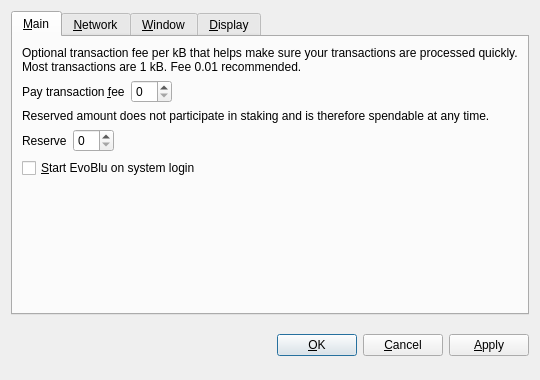
<?xml version="1.0" encoding="UTF-8"?>
<ui version="4.0">
 <class>OptionsDialog</class>
 <widget class="QDialog" name="OptionsDialog">
  <property name="geometry">
   <rect>
    <x>0</x>
    <y>0</y>
    <width>540</width>
    <height>380</height>
   </rect>
  </property>
  <property name="windowTitle">
   <string>Options</string>
  </property>
  <property name="modal">
   <bool>true</bool>
  </property>
  <layout class="QVBoxLayout" name="verticalLayout">
   <item>
    <widget class="QTabWidget" name="tabWidget">
     <property name="tabPosition">
      <enum>QTabWidget::North</enum>
     </property>
     <property name="currentIndex">
      <number>0</number>
     </property>
     <widget class="QWidget" name="tabMain">
      <attribute name="title">
       <string>&amp;Main</string>
      </attribute>
      <layout class="QVBoxLayout" name="verticalLayout_Main">
       <item>
        <widget class="QLabel" name="transactionFeeInfoLabel">
         <property name="text">
          <string>Optional transaction fee per kB that helps make sure your transactions are processed quickly. Most transactions are 1 kB. Fee 0.01 recommended.</string>
         </property>
         <property name="textFormat">
          <enum>Qt::PlainText</enum>
         </property>
         <property name="wordWrap">
          <bool>true</bool>
         </property>
        </widget>
       </item>
       <item>
        <layout class="QHBoxLayout" name="horizontalLayoutFee">
         <item>
          <widget class="QLabel" name="transactionFeeLabel">
           <property name="text">
            <string>Pay transaction &amp;fee</string>
           </property>
           <property name="textFormat">
            <enum>Qt::PlainText</enum>
           </property>
           <property name="buddy">
            <cstring>transactionFee</cstring>
           </property>
          </widget>
         </item>
         <item>
          <widget class="BitcoinAmountField" name="transactionFee"/>
         </item>
         <item>
          <spacer name="horizontalSpacerFee">
           <property name="orientation">
            <enum>Qt::Horizontal</enum>
           </property>
           <property name="sizeHint" stdset="0">
            <size>
             <width>40</width>
             <height>20</height>
            </size>
           </property>
          </spacer>
         </item>
        </layout>
       </item>
       <item>
        <widget class="QLabel" name="reserveBalanceInfoLabel">
         <property name="text">
          <string>Reserved amount does not participate in staking and is therefore spendable at any time.</string>
         </property>
         <property name="textFormat">
          <enum>Qt::PlainText</enum>
         </property>
         <property name="wordWrap">
          <bool>true</bool>
         </property>
        </widget>
       </item>
       <item>
        <layout class="QHBoxLayout" name="horizontalLayoutReserveBalance">
         <item>
          <widget class="QLabel" name="reserveBalanceLabel">
           <property name="text">
            <string>Reserve</string>
           </property>
           <property name="textFormat">
            <enum>Qt::PlainText</enum>
           </property>
           <property name="buddy">
            <cstring>reserveBalance</cstring>
           </property>
          </widget>
         </item>
         <item>
          <widget class="BitcoinAmountField" name="reserveBalance"/>
         </item>
         <item>
          <spacer name="horizontalSpacerReserveBalance">
           <property name="orientation">
            <enum>Qt::Horizontal</enum>
           </property>
           <property name="sizeHint" stdset="0">
            <size>
             <width>40</width>
             <height>20</height>
            </size>
           </property>
          </spacer>
         </item>
        </layout>
       </item>
       <item>
        <widget class="QCheckBox" name="bitcoinAtStartup">
         <property name="toolTip">
          <string>Automatically start EvoBlu after logging in to the system.</string>
         </property>
         <property name="text">
          <string>&amp;Start EvoBlu on system login</string>
         </property>
        </widget>
       </item>
       <item>
        <spacer name="verticalSpacer_Main">
         <property name="orientation">
          <enum>Qt::Vertical</enum>
         </property>
         <property name="sizeHint" stdset="0">
          <size>
           <width>20</width>
           <height>40</height>
          </size>
         </property>
        </spacer>
       </item>
      </layout>
     </widget>
     <widget class="QWidget" name="tabNetwork">
      <attribute name="title">
       <string>&amp;Network</string>
      </attribute>
      <layout class="QVBoxLayout" name="verticalLayout_Network">
       <item>
        <widget class="QCheckBox" name="mapPortUpnp">
         <property name="toolTip">
          <string>Automatically open the EvoBlu client port on the router. This only works when your router supports UPnP and it is enabled.</string>
         </property>
         <property name="text">
          <string>Map port using &amp;UPnP</string>
         </property>
        </widget>
       </item>
       <item>
        <widget class="QCheckBox" name="connectSocks">
         <property name="toolTip">
          <string>Connect to the EvoBlu network through a SOCKS5 proxy (e.g. when connecting through Tor).</string>
         </property>
         <property name="text">
          <string>&amp;Connect through SOCKS5 proxy:</string>
         </property>
        </widget>
       </item>
       <item>
        <layout class="QHBoxLayout" name="horizontalLayout_Network">
         <item>
          <widget class="QLabel" name="proxyIpLabel">
           <property name="text">
            <string>Proxy &amp;IP:</string>
           </property>
           <property name="textFormat">
            <enum>Qt::PlainText</enum>
           </property>
           <property name="buddy">
            <cstring>proxyIp</cstring>
           </property>
          </widget>
         </item>
         <item>
          <widget class="QValidatedLineEdit" name="proxyIp">
           <property name="maximumSize">
            <size>
             <width>140</width>
             <height>16777215</height>
            </size>
           </property>
           <property name="toolTip">
            <string>IP address of the proxy (e.g. 127.0.0.1)</string>
           </property>
          </widget>
         </item>
         <item>
          <widget class="QLabel" name="proxyPortLabel">
           <property name="text">
            <string>&amp;Port:</string>
           </property>
           <property name="textFormat">
            <enum>Qt::PlainText</enum>
           </property>
           <property name="buddy">
            <cstring>proxyPort</cstring>
           </property>
          </widget>
         </item>
         <item>
          <widget class="QLineEdit" name="proxyPort">
           <property name="maximumSize">
            <size>
             <width>55</width>
             <height>16777215</height>
            </size>
           </property>
           <property name="toolTip">
            <string>Port of the proxy (e.g. 9050)</string>
           </property>
          </widget>
         </item>
         <item>
          <spacer name="horizontalSpacer_Network">
           <property name="orientation">
            <enum>Qt::Horizontal</enum>
           </property>
           <property name="sizeHint" stdset="0">
            <size>
             <width>40</width>
             <height>20</height>
            </size>
           </property>
          </spacer>
         </item>
        </layout>
       </item>
       <item>
        <spacer name="verticalSpacer_Network">
         <property name="orientation">
          <enum>Qt::Vertical</enum>
         </property>
         <property name="sizeHint" stdset="0">
          <size>
           <width>20</width>
           <height>40</height>
          </size>
         </property>
        </spacer>
       </item>
      </layout>
     </widget>
     <widget class="QWidget" name="tabWindow">
      <attribute name="title">
       <string>&amp;Window</string>
      </attribute>
      <layout class="QVBoxLayout" name="verticalLayout_Window">
       <item>
        <widget class="QCheckBox" name="minimizeToTray">
         <property name="toolTip">
          <string>Show only a tray icon after minimizing the window.</string>
         </property>
         <property name="text">
          <string>&amp;Minimize to the tray instead of the taskbar</string>
         </property>
        </widget>
       </item>
       <item>
        <widget class="QCheckBox" name="minimizeOnClose">
         <property name="toolTip">
          <string>Minimize instead of exit the application when the window is closed. When this option is enabled, the application will be closed only after selecting Quit in the menu.</string>
         </property>
         <property name="text">
          <string>M&amp;inimize on close</string>
         </property>
        </widget>
       </item>
       <item>
        <spacer name="verticalSpacer_Window">
         <property name="orientation">
          <enum>Qt::Vertical</enum>
         </property>
         <property name="sizeHint" stdset="0">
          <size>
           <width>20</width>
           <height>40</height>
          </size>
         </property>
        </spacer>
       </item>
      </layout>
     </widget>
     <widget class="QWidget" name="tabDisplay">
      <attribute name="title">
       <string>&amp;Display</string>
      </attribute>
      <layout class="QVBoxLayout" name="verticalLayout_Display">
       <item>
        <layout class="QHBoxLayout" name="horizontalLayout_1_Display">
         <item>
          <widget class="QLabel" name="langLabel">
           <property name="text">
            <string>User Interface &amp;language:</string>
           </property>
           <property name="textFormat">
            <enum>Qt::PlainText</enum>
           </property>
           <property name="buddy">
            <cstring>lang</cstring>
           </property>
          </widget>
         </item>
         <item>
          <widget class="QValueComboBox" name="lang">
           <property name="toolTip">
            <string>The user interface language can be set here. This setting will take effect after restarting EvoBlu.</string>
           </property>
          </widget>
         </item>
        </layout>
       </item>
       <item>
        <layout class="QHBoxLayout" name="horizontalLayout_2_Display">
         <item>
          <widget class="QLabel" name="unitLabel">
           <property name="text">
            <string>&amp;Unit to show amounts in:</string>
           </property>
           <property name="textFormat">
            <enum>Qt::PlainText</enum>
           </property>
           <property name="buddy">
            <cstring>unit</cstring>
           </property>
          </widget>
         </item>
         <item>
          <widget class="QValueComboBox" name="unit">
           <property name="toolTip">
            <string>Choose the default subdivision unit to show in the interface and when sending coins.</string>
           </property>
          </widget>
         </item>
        </layout>
       </item>
       <item>
        <widget class="QCheckBox" name="coinControlFeatures">
         <property name="toolTip">
          <string>Whether to show coin control features or not.</string>
         </property>
         <property name="text">
          <string>Display coin &amp;control features (experts only!)</string>
         </property>
        </widget>
       </item>
       <item>
        <widget class="QCheckBox" name="useBlackTheme">
         <property name="text">
          <string>Use black visual theme (requires restart)</string>
         </property>
        </widget>
       </item>
       <item>
        <spacer name="verticalSpacer_Display">
         <property name="orientation">
          <enum>Qt::Vertical</enum>
         </property>
         <property name="sizeHint" stdset="0">
          <size>
           <width>20</width>
           <height>40</height>
          </size>
         </property>
        </spacer>
       </item>
      </layout>
     </widget>
    </widget>
   </item>
   <item>
    <layout class="QHBoxLayout" name="horizontalLayout_Buttons">
     <item>
      <spacer name="horizontalSpacer_1">
       <property name="orientation">
        <enum>Qt::Horizontal</enum>
       </property>
       <property name="sizeHint" stdset="0">
        <size>
         <width>40</width>
         <height>48</height>
        </size>
       </property>
      </spacer>
     </item>
     <item>
      <widget class="QLabel" name="statusLabel">
       <property name="font">
        <font>
         <weight>75</weight>
         <bold>true</bold>
        </font>
       </property>
       <property name="text">
        <string/>
       </property>
       <property name="textFormat">
        <enum>Qt::PlainText</enum>
       </property>
       <property name="wordWrap">
        <bool>true</bool>
       </property>
      </widget>
     </item>
     <item>
      <spacer name="horizontalSpacer_2">
       <property name="orientation">
        <enum>Qt::Horizontal</enum>
       </property>
       <property name="sizeHint" stdset="0">
        <size>
         <width>40</width>
         <height>48</height>
        </size>
       </property>
      </spacer>
     </item>
     <item>
      <widget class="QPushButton" name="okButton">
       <property name="text">
        <string>&amp;OK</string>
       </property>
      </widget>
     </item>
     <item>
      <widget class="QPushButton" name="cancelButton">
       <property name="text">
        <string>&amp;Cancel</string>
       </property>
       <property name="autoDefault">
        <bool>false</bool>
       </property>
      </widget>
     </item>
     <item>
      <widget class="QPushButton" name="applyButton">
       <property name="text">
        <string>&amp;Apply</string>
       </property>
       <property name="autoDefault">
        <bool>false</bool>
       </property>
      </widget>
     </item>
    </layout>
   </item>
  </layout>
 </widget>
 <customwidgets>
  <customwidget>
   <class>BitcoinAmountField</class>
   <extends>QSpinBox</extends>
   <header>bitcoinamountfield.h</header>
  </customwidget>
  <customwidget>
   <class>QValueComboBox</class>
   <extends>QComboBox</extends>
   <header>qvaluecombobox.h</header>
  </customwidget>
  <customwidget>
   <class>QValidatedLineEdit</class>
   <extends>QLineEdit</extends>
   <header>qvalidatedlineedit.h</header>
  </customwidget>
 </customwidgets>
 <resources/>
 <connections/>
</ui>
